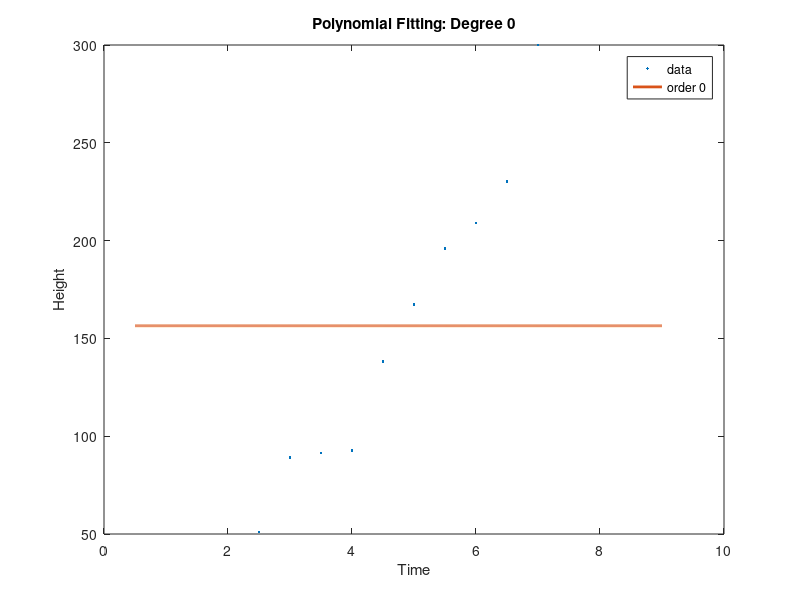
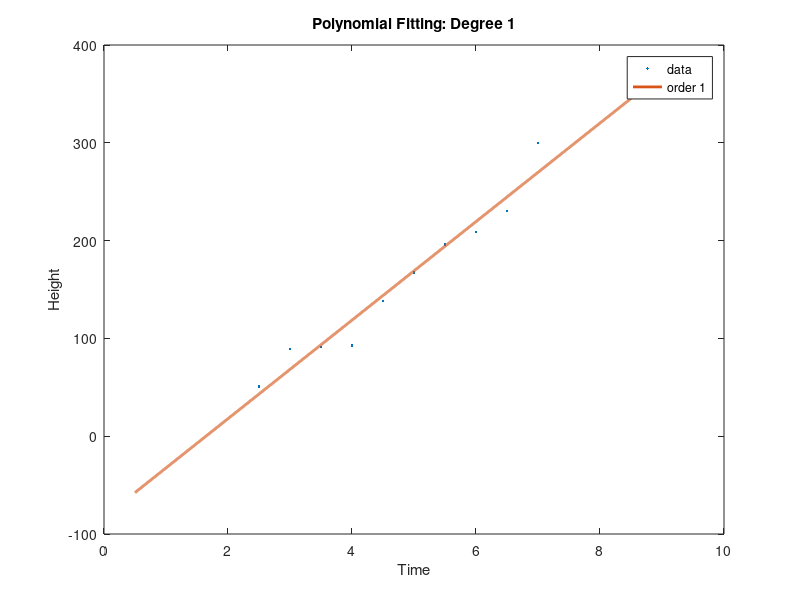
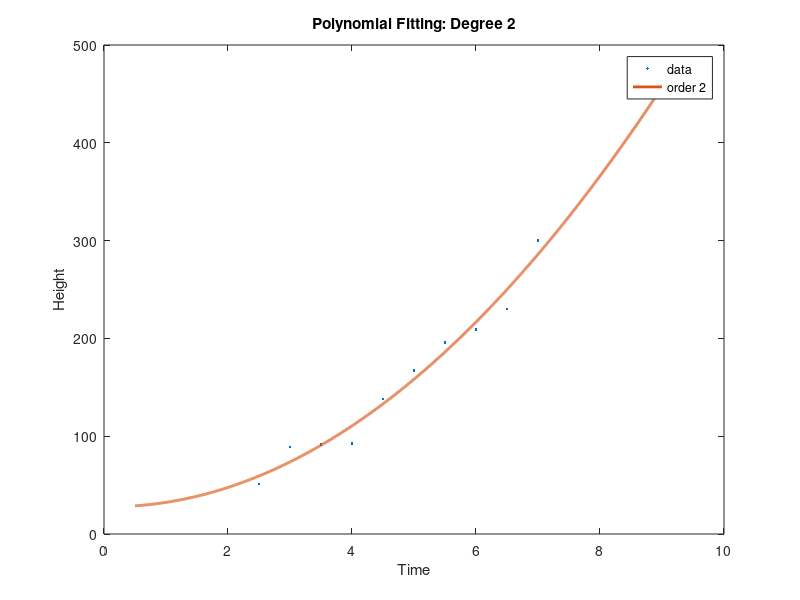
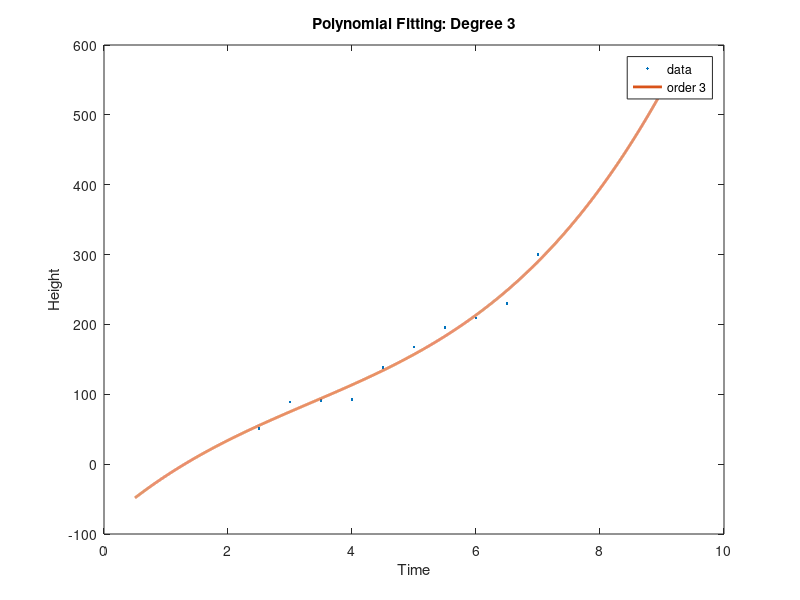

Write the MATLAB code that produced these figures, in order.
## Data (200 points)
t1 = textread('dataset/h1_train_small.csv', '%s', 'delimiter', '\n');
A=[];
B=[];
for i = 1:length(t1)
    j = findstr(t1{i}, ',')(1);
    A= [A,str2num(t1{i}(1:j - 1))];
    B =[B,str2num(strtrim(t1{i}(j + 1:end)))];
end
x = A;
y = B;
## constant
pp0 = polyfit (x, y, 0);
## linear
pp1 = polyfit (x, y,  1);
## quadratic
pp2 = polyfit (x, y,  2);
## cubic
pp3 = polyfit (x, y,  3);
## degree 5
pp5 = polyfit (x, y,  5);
## degree 9
pp9 = polyfit (x, y, 9);

## Plot
xx = linspace (min(A)-2, max(A)+2, 10000);
y0 = polyval (pp0, xx);
y1 = polyval (pp1, xx);
y2 = polyval (pp2, xx);
y3 = polyval (pp3, xx);
y5 = polyval (pp5, xx);
y9 = polyval (pp9, xx);


plot (x, y, '.', xx, [y0],'LineWidth',2)
legend ({'data', 'order 0'})
title('Polynomial Fitting: Degree 0')
xlabel('Time') % x-axis label
ylabel('Height') % y-axis label

print -djpg image0_small.jpg


plot (x, y, '.', xx, [y1],'LineWidth',2)
legend ({'data', 'order 1'})
title('Polynomial Fitting: Degree 1')
xlabel('Time') % x-axis label
ylabel('Height') % y-axis label

print -djpg image1_small.jpg

plot (x, y, '.', xx, [y2],'LineWidth',2)
legend ({'data', 'order 2'})
title('Polynomial Fitting: Degree 2')
xlabel('Time') % x-axis label
ylabel('Height') % y-axis label

print -djpg image2_small.jpg


plot (x, y, '.', xx, [y3],'LineWidth',2)
legend ({'data', 'order 3'})
title('Polynomial Fitting: Degree 3')
xlabel('Time') % x-axis label
ylabel('Height') % y-axis label

print -djpg image3_small.jpg


plot (x, y, '.', xx, [y5],'LineWidth',2)
legend ({'data', 'order 5'})
title('Polynomial Fitting: Degree 5')
xlabel('Time') % x-axis label
ylabel('Height') % y-axis label

print -djpg image5_small.jpg


plot (x, y, '.', xx, [y9],'LineWidth',2)
legend ({'data', 'order 9'})
title('Polynomial Fitting: Degree 9')
xlabel('Time') % x-axis label
ylabel('Height') % y-axis label
% plot (x, y, '.', xx, [y1],'LineWidth',2)
print -djpg image9_small.jpg

t1 = textread('dataset/h1_validate.csv', '%s', 'delimiter', '\n');
A=[];
B=[];
for i = 1:length(t1)
    j = findstr(t1{i}, ',')(1);
    A= [A,str2num(t1{i}(1:j - 1))];
    B =[B,str2num(strtrim(t1{i}(j + 1:end)))];
end
x_validate = A;
y_validate = B;

y0 = polyval (pp0, x_validate);
y1 = polyval (pp1, x_validate);
y2 = polyval (pp2, x_validate);
y3 = polyval (pp3, x_validate);
y5 = polyval (pp5, x_validate);
y9 = polyval (pp9, x_validate);

N=size(y0,2)

X=[sqrt(sum((y_validate-y0).^2)/N),sqrt(sum((y_validate-y1).^2)/N),sqrt(sum((y_validate-y2).^2)/N),sqrt(sum((y_validate-y3).^2)/N),sqrt(sum((y_validate-y5).^2)/N),sqrt(sum((y_validate-y9).^2)/N)]
Y=[0,1,2,3,5,9]
plot(Y,X,'LineWidth',2)
title('Plot of Error vs Polynomial Degree')
xlabel('Degree') % x-axis label
ylabel('Error') % y-axis label
print -djpg error_s_v.jpg

fprintf('|Degree|a0|a1|a2|a3|a4|a5|a6|a7|a8|a9|\n');
fprintf('|:------------:|:------------:|:------------:|:------------:|:------------:|:------------:|:------------:|:------------:|:------------:|:------------:|:------------:|\n');
fprintf('|%d|%0.3f|%0.3f|%0.3f|%0.3f|%0.3f|%0.3f|%0.3f|%0.3f|%0.3f|%0.3f|\n',0,pp0(1),0,0,0,0,0,0,0,0,0);
fprintf('|:------------:|:------------:|:------------:|:------------:|:------------:|:------------:|:------------:|:------------:|:------------:|:------------:|:------------:|\n');
fprintf('|%d|%0.3f|%0.3f|%0.3f|%0.3f|%0.3f|%0.3f|%0.3f|%0.3f|%0.3f|%0.3f|\n',1,pp1(2),pp1(1),0,0,0,0,0,0,0,0);
fprintf('|:------------:|:------------:|:------------:|:------------:|:------------:|:------------:|:------------:|:------------:|:------------:|:------------:|:------------:|\n');
fprintf('|%d|%0.3f|%0.3f|%0.3f|%0.3f|%0.3f|%0.3f|%0.3f|%0.3f|%0.3f|%0.3f|\n',2,pp2(3),pp2(2),pp2(1),0,0,0,0,0,0,0);
fprintf('|:------------:|:------------:|:------------:|:------------:|:------------:|:------------:|:------------:|:------------:|:------------:|:------------:|:------------:|\n');
fprintf('|%d|%0.3f|%0.3f|%0.3f|%0.3f|%0.3f|%0.3f|%0.3f|%0.3f|%0.3f|%0.3f|\n',3,pp3(4),pp3(3),pp3(2),pp3(1),0,0,0,0,0,0);
fprintf('|:------------:|:------------:|:------------:|:------------:|:------------:|:------------:|:------------:|:------------:|:------------:|:------------:|:------------:|\n');
fprintf('|%d|%0.3f|%0.3f|%0.3f|%0.3f|%0.3f|%0.3f|%0.3f|%0.3f|%0.3f|%0.3f|\n',5,pp5(6),pp5(5),pp5(4),pp5(3),pp5(2),pp5(1),0,0,0,0);
fprintf('|:------------:|:------------:|:------------:|:------------:|:------------:|:------------:|:------------:|:------------:|:------------:|:------------:|:------------:|\n');
fprintf('|%d|%0.3f|%0.3f|%0.3f|%0.3f|%0.3f|%0.3f|%0.3f|%0.3f|%0.3f|%0.3f|\n',9,pp9(10),pp9(9),pp9(8),pp9(7),pp9(6),pp9(5),pp9(4),pp9(3),pp9(2),pp9(1));
fprintf('\n\n|Training Set|Deg0|Deg1|Deg2|Deg3|Deg5|Deg9|\n');
fprintf('|:------------:|:------------:|:------------:|:------------:|:------------:|:------------:|:------------:|\n');
fprintf('|Small|%0.3f|%0.3f|%0.3f|%0.3f|%0.3f|%0.3f|\n',X(1),X(2),X(3),X(4),X(5),X(6));
